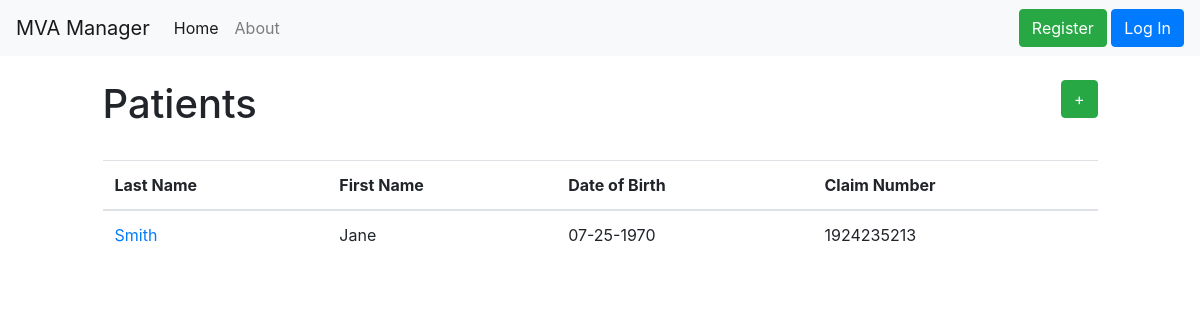
Before: /patients with the older database file.
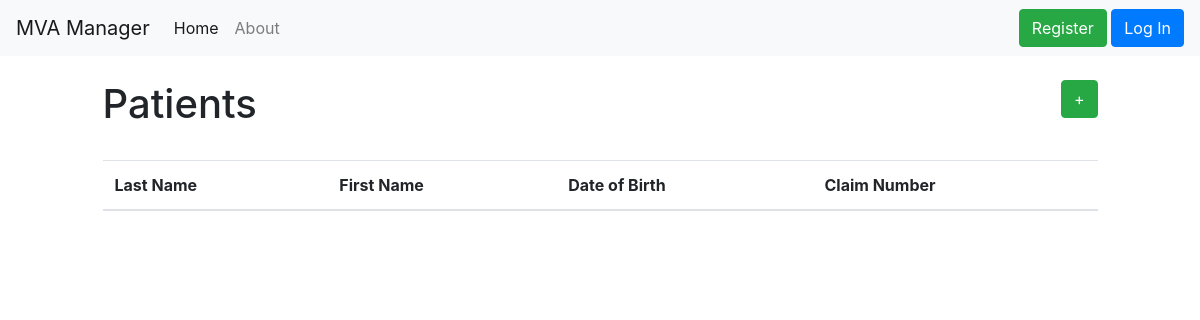
After: the same page with the newer database file.
### mvaManager/models.py (models this page shows)
class Patient(db.Model):
  id = db.Column(db.Integer, primary_key=True)
  pFirstName = db.Column(db.String(20), nullable=False)
  pLastName = db.Column(db.String(20), nullable=False)
  pPhone = db.Column(db.String(20))
  pEmailAddress = db.Column(db.String(35))
  pDOB = db.Column(db.DateTime)
  pIncidentDate = db.Column(db.DateTime, nullable=False)
  pClaimNumber = db.Column(db.Integer, nullable=False)
  pScheduleID = db.Column(db.Integer, unique=True, nullable=False)
  pNotes = db.Column(db.Text)
  billingschedule = db.relationship('BillingSchedule', backref='patient', lazy=True)

### mvaManager/patients/routes.py (the view)
@patients.route('/patients')
def patientslist():
  patientslist = Patient.query.all()
  return render_template('patients/patients.html', title='Patients', patients=patientslist)

### mvaManager/templates/patients/patients.html
{% extends "layout.html" %}
  {% block content %}
  <br>
  <div class="row">
    <div class="col-md-6">
      <h1>Patients</h1>
    </div>
    <div class="col-md-6">
      <div class="text-right">
        <a class="btn btn-success" href="{{ url_for('patients.addPatient')}}"> + </a></td>
      </div>
    </div>
  </div>
  <br>
  <table class="table">
    <thead>
      <th scope="col"> Last Name </td>
      <th scope="col"> First Name </td>
      <th scope="col"> Date of Birth </td>
      <th scope="col"> Claim Number </td>
    </thead>
    <tbody>
    {% for patient in patients %}
      <tr>
        <td> <a href="{{ url_for('patients.patient', patient_id=patient.id) }}">{{ patient.pLastName }}</a></td>
        <td> {{ patient.pFirstName }}</td>
        <td> {{ patient.pDOB.strftime('%m-%d-%Y') }}</td>
        <td> {{ patient.pClaimNumber }}</td>
      </tr>
    {% endfor %}
    </tbody>
  </table>
  {% endblock content %}

### mvaManager/templates/layout.html (shortened to what this page needs)
<!DOCTYPE html>
<html>
  <head>
    <link rel="stylesheet" href="https://stackpath.bootstrapcdn.com/bootstrap/4.3.1/css/bootstrap.min.css">
    <link rel="stylesheet" type="text/css" href="{{ url_for('static', filename='main.css')}}">
  </head>
  <body>
      <nav class="navbar navbar-expand-md navbar-light bg-light">
        <a class="navbar-brand" href="/"> MVA Manager </a>
        <div class="collapse navbar-collapse" id="navbarSupportedContent">
            <ul class="navbar-nav mr-auto">
              <li class="nav-item active">
                <a class="nav-link" href="{{ url_for('main.home') }}">Home <span class="sr-only">(current)</span></a>
              </li>
              <li class="nav-item">
                <a class="nav-link" href="{{ url_for('main.about') }}">About</a>
              </li>
            </ul>
        </div>
        <form class="navbar-form navbar-right">
          {% if current_user.is_authenticated %}
            <a href="{{ url_for('settings.settings_dir')}}"> Settings </a>
            <a href="{{ url_for('users.account')}}"> Account </a>
            <a href="{{ url_for('users.logout') }}" class="btn btn-primary"> Log Out</a>
          {% else %}
            <a href="{{ url_for('users.registration') }}" class="btn btn-success">Register</a>
            <a href="{{ url_for('users.login') }}" class="btn btn-primary">Log In</a>
          {% endif %}
          </form>
      </nav>
    <div class="row">
      <div class="col-md-10 offset-md-1">
        {% block content %} {% endblock %}
      </div>
    </div>
  </body>
</html>

Changed rows visible on the page:
removed Patient: pLastName "Smith", pFirstName "Jane", pDOB "07-25-1970", pClaimNumber "1924235213"
